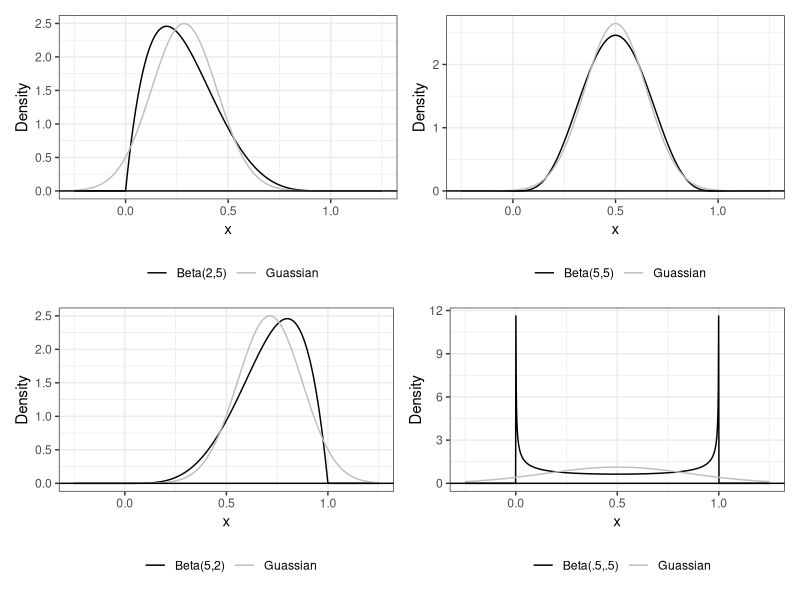
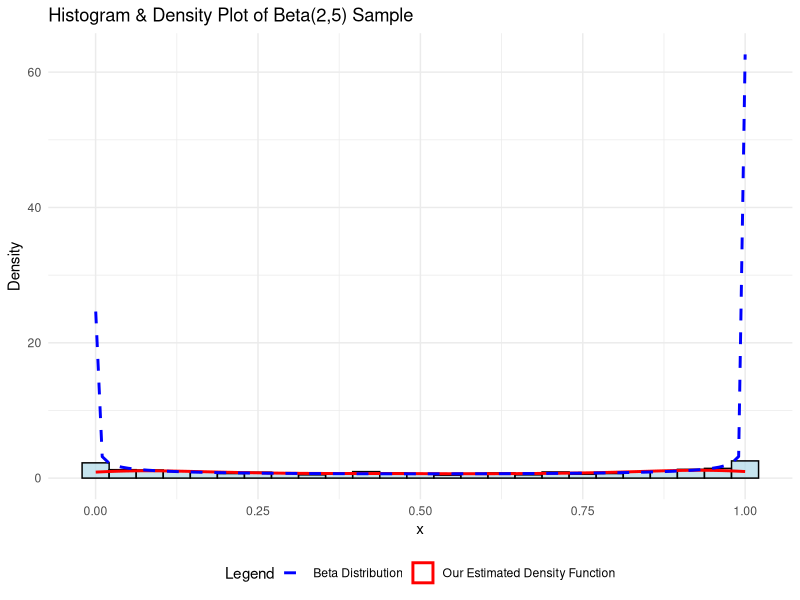
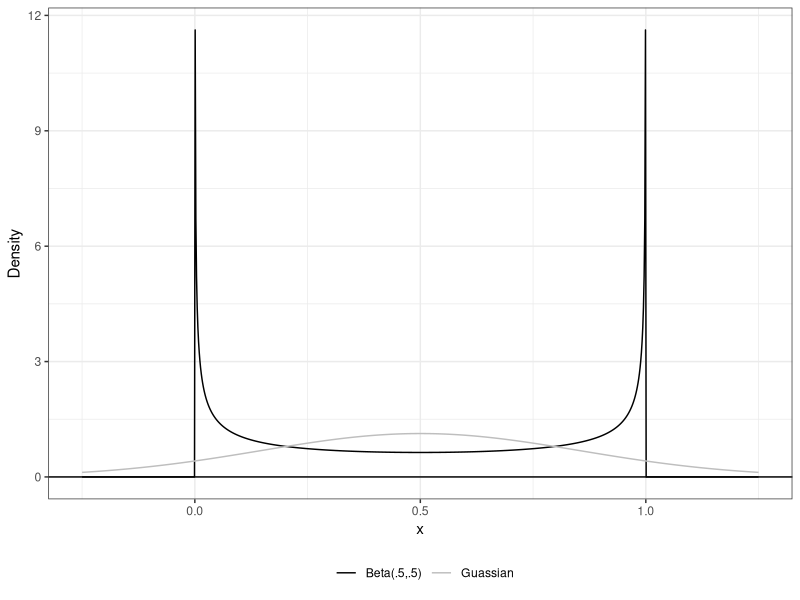
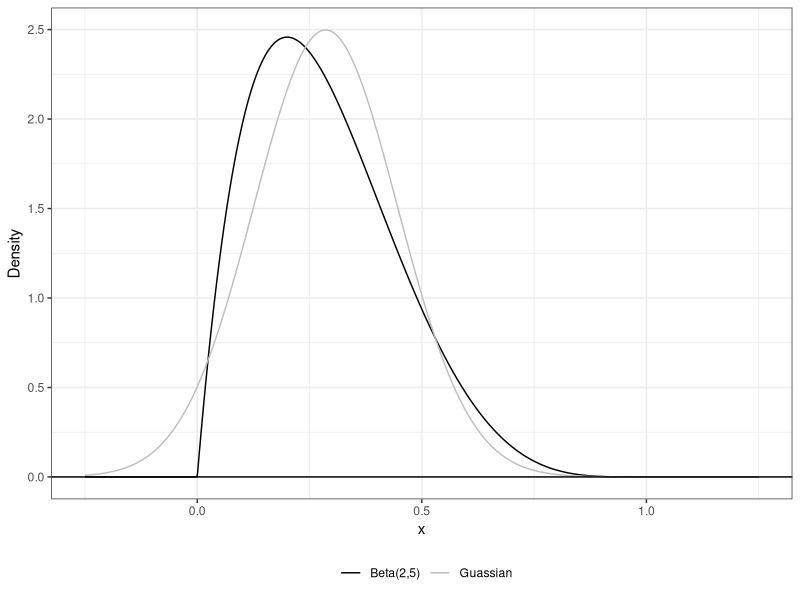
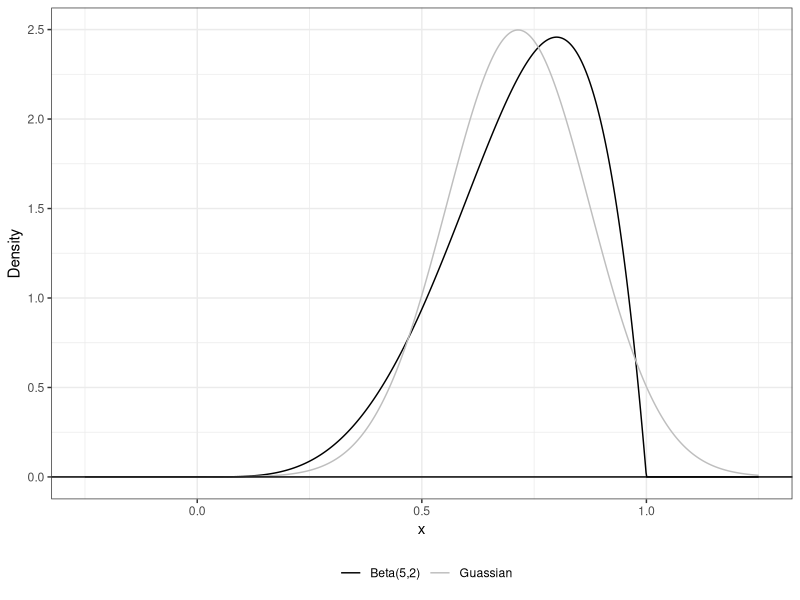
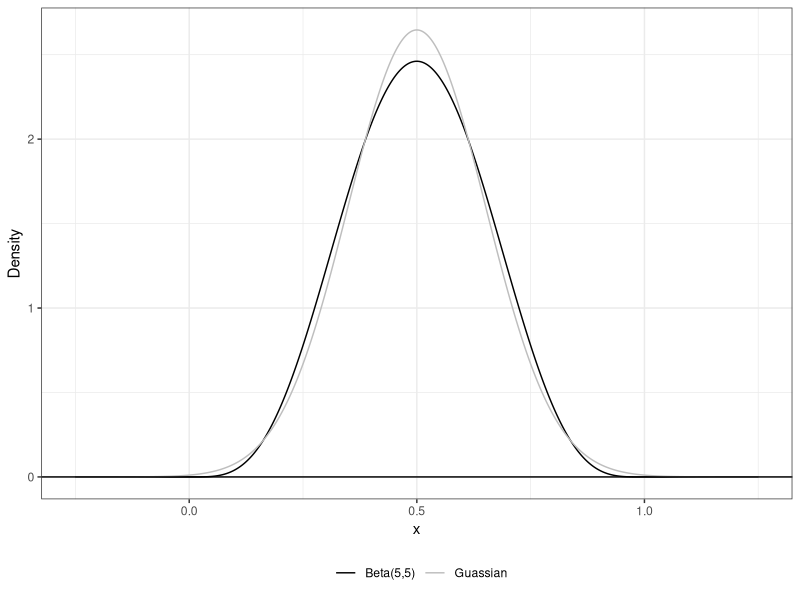

Reproduce these figures in R, in order.
##################################################################################
#LAB 7
#Jake Schneider
##################################################################################
library(tidyverse)
library(ggplot2)
library(e1071)
library(patchwork)

##################################################################################
#task one
##################################################################################
alpha <- 2
beta <- 5
q1.fig.dat <- tibble(x = seq(-0.25, 1.25, length.out=1000))|> # generate a grid of points
  mutate(beta.pdf = dbeta(x, alpha, beta),
         # compute the beta PDF
         norm.pdf = dnorm(x,
                          mean = alpha/(alpha+beta),
                          # Gaussian distribution with
                          # same mean and variance
                          sd = sqrt((alpha*beta)/((alpha+beta)^2*(alpha+beta+1)))))
plot.alpha2.beta5 <- ggplot(data= q1.fig.dat)+
  geom_line(aes(x=x, y=beta.pdf, color="Beta(2,5)")) + # plot beta dist
  geom_line(aes(x=x, y=norm.pdf, color = "Guassian")) + # plot guassian dist
  geom_hline(yintercept=0)+
  theme_bw()+
  xlab("x")+
  ylab("Density")+
  scale_color_manual("", values = c("black", "grey"))+
  theme(legend.position = "bottom")


##################################################################################
alpha <- 5
beta <- 5
q1.fig.dat <- tibble(x = seq(-0.25, 1.25, length.out=1000))|> # generate a grid of points
  mutate(beta.pdf = dbeta(x, alpha, beta),
         # compute the beta PDF
         norm.pdf = dnorm(x,
                          mean = alpha/(alpha+beta),
                          # Gaussian distribution with
                          # same mean and variance
                          sd = sqrt((alpha*beta)/((alpha+beta)^2*(alpha+beta+1)))))

plot.alpha5.beta5 <- ggplot(data= q1.fig.dat)+
  geom_line(aes(x=x, y=beta.pdf, color="Beta(5,5)")) + # plot beta dist
  geom_line(aes(x=x, y=norm.pdf, color = "Guassian")) + # plot guassian dist
    geom_hline(yintercept=0)+
  theme_bw()+
  xlab("x")+
  ylab("Density")+
  scale_color_manual("", values = c("black", "grey"))+
  theme(legend.position = "bottom")


##################################################################################
alpha <- 5
beta <- 2
q1.fig.dat <- tibble(x = seq(-0.25, 1.25, length.out=1000))|> # generate a grid of points
  mutate(beta.pdf = dbeta(x, alpha, beta),
         # compute the beta PDF
         norm.pdf = dnorm(x,
                          mean = alpha/(alpha+beta),
                          # Gaussian distribution with
                          # same mean and variance
                          sd = sqrt((alpha*beta)/((alpha+beta)^2*(alpha+beta+1)))))
plot.alpha5.beta2 <- ggplot(data= q1.fig.dat)+
  geom_line(aes(x=x, y=beta.pdf, color="Beta(5,2)")) + # plot beta dist
  geom_line(aes(x=x, y=norm.pdf, color = "Guassian")) + # plot guassian dist
  geom_hline(yintercept=0)+
  theme_bw()+
  xlab("x")+
  ylab("Density")+
  scale_color_manual("", values = c("black", "grey"))+
  theme(legend.position = "bottom")


##################################################################################
alpha <- .5
beta <- .5
q1.fig.dat <- tibble(x = seq(-0.25, 1.25, length.out=1000))|> # generate a grid of points
  mutate(beta.pdf = dbeta(x, alpha, beta),
         # compute the beta PDF
         norm.pdf = dnorm(x,
                          mean = alpha/(alpha+beta),
                          # Gaussian distribution with
                          # same mean and variance
                          sd = sqrt((alpha*beta)/((alpha+beta)^2*(alpha+beta+1)))))

plot.alpha0.5.beta0.5 <- ggplot(data= q1.fig.dat)+
  geom_line(aes(x=x, y=beta.pdf, color="Beta(.5,.5)")) + # plot beta dist
  geom_line(aes(x=x, y=norm.pdf, color = "Guassian")) + # plot guassian dist
  geom_hline(yintercept=0)+
  theme_bw()+
  xlab("x")+
  ylab("Density")+
  scale_color_manual("", values = c("black", "grey"))+
  theme(legend.position = "bottom")


#########################################################
#use patchworks to patch the plots together

combine.betas <- (plot.alpha2.beta5 + plot.alpha5.beta5)/
  (plot.alpha5.beta2 + plot.alpha0.5.beta0.5)


#########################################################
#for loop to get all of values in a table

alpha.values <- c(2, 5, 5, .5)
beta.values  <- c(5, 5, 2, .5)

beta.table <- tibble(
  Alpha = numeric(),
  Beta = numeric(),
  Mean = numeric(),
  Variance = numeric(),
  Skewness = numeric(),
  `Excess Kurtosis` = numeric()
)

for(i in 1:4){
alpha <- alpha.values[i]
beta <- beta.values[i]
  
mean.value <- (alpha/(alpha+beta))

variance.value <- ((alpha*beta)/(((alpha+beta)^2)*(alpha+beta+1)))

skewness.value <- (((2*(beta-alpha))*((alpha+beta+1)^.5))/((alpha+beta+2)*((alpha*beta)^.5)))

kurtosis.value <- (6*(((alpha - beta)^2*(alpha+beta+1))-((alpha*beta)*(alpha+beta+2))))/ 
  ((alpha*beta)*(alpha+beta+2)*(alpha+beta+3))

beta.table[i, ] <- tibble(Alpha = alpha, Beta = beta, Mean = mean.value, 
                          Variance = variance.value, Skewness = skewness.value, 
                          `Excess Kurtosis` = kurtosis.value)
}


##############################################################################################
#task two
##########################################################################################
beta.moment <- function(alpha, beta, k, centered = F){
  mean.x <- alpha/(alpha+beta)
  
  centered.moments <- integrate(function(x) (x-mean.x)^k * dbeta(x, alpha, beta),
                                lower = 0, upper =1)$value
  if(centered){
    return(centered.moments)
    
  } else{
    
    uncentered.moments <-  integrate(function(x) x^k * dbeta(x, alpha, beta), 
                                     lower = 0, upper = 1)$value
    return(uncentered.moments)
  }
}

#need to make a function that takes the beta moment
skewness <- beta.moment(2,5,3, T)/(beta.moment(2,5,2, T)^(3/2))

kurtosis <- (beta.moment(2,5,4, T)/(beta.moment(2,5,2, T)^2))-3



##########################################################################################
#Task 3
##########################################################################################
#first case
set.seed(7272) # Set seed so we all get the same results.
sample.size <- 500 # Specify sample details
alpha <- 2
beta <- 5
beta.sample <- rbeta(n = sample.size, # sample size
                     shape1 = alpha, # alpha parameter
                     shape2 = beta)


hist.den <- ggplot(data.frame(x = beta.sample), aes(x = x)) +
  geom_histogram(aes(y = ..density..), bins = 25, fill = "lightblue", color = "black", alpha = 0.7) +
  
  geom_density(aes(color = "Our Estimated Density Function"), size = 1) +  
  
  stat_function(fun = dbeta, args = list(shape1 = alpha, shape2 = beta),
                aes(color = "Beta Distribution"), linetype = "dashed", size = 1) + 
  
  scale_color_manual(name = "Legend", 
                     values = c("Our Estimated Density Function" = "red", 
                                "Beta Distribution" = "blue")) +   
  
  theme_minimal() +
  ggtitle("Histogram & Density Plot of Beta(2,5) Sample") +
  xlab("x") + ylab("Density") +
  theme(legend.position = "bottom")  


#############################################################
#second case
set.seed(7272) # Set seed so we all get the same results.
sample.size <- 500 # Specify sample details
alpha <- 5
beta <- 5
beta.sample <- rbeta(n = sample.size, # sample size
                     shape1 = alpha, # alpha parameter
                     shape2 = beta)


hist.den <- ggplot(data.frame(x = beta.sample), aes(x = x)) +
  geom_histogram(aes(y = ..density..), bins = 25, fill = "lightblue", color = "black", alpha = 0.7) +
  
  geom_density(aes(color = "Our Estimated Density Function"), size = 1) +  
  
  stat_function(fun = dbeta, args = list(shape1 = alpha, shape2 = beta),
                aes(color = "Beta Distribution"), linetype = "dashed", size = 1) + 
  
  scale_color_manual(name = "Legend", 
                     values = c("Our Estimated Density Function" = "red", 
                                "Beta Distribution" = "blue")) +   
  
  theme_minimal() +
  ggtitle("Histogram & Density Plot of Beta(2,5) Sample") +
  xlab("x") + ylab("Density") +
  theme(legend.position = "bottom")  

#############################################################
#case 3
set.seed(7272) # Set seed so we all get the same results.
sample.size <- 500 # Specify sample details
alpha <- 5
beta <- 2
beta.sample <- rbeta(n = sample.size, # sample size
                     shape1 = alpha, # alpha parameter
                     shape2 = beta)


hist.den <- ggplot(data.frame(x = beta.sample), aes(x = x)) +
  geom_histogram(aes(y = ..density..), bins = 25, fill = "lightblue", color = "black", alpha = 0.7) +
  
  geom_density(aes(color = "Our Estimated Density Function"), size = 1) +  
  
  stat_function(fun = dbeta, args = list(shape1 = alpha, shape2 = beta),
                aes(color = "Beta Distribution"), linetype = "dashed", size = 1) + 
  
  scale_color_manual(name = "Legend", 
                     values = c("Our Estimated Density Function" = "red", 
                                "Beta Distribution" = "blue")) +   
  
  theme_minimal() +
  ggtitle("Histogram & Density Plot of Beta(2,5) Sample") +
  xlab("x") + ylab("Density") +
  theme(legend.position = "bottom")  

#############################################################
#case 4
set.seed(7272) # Set seed so we all get the same results.
sample.size <- 500 # Specify sample details
alpha <- .5
beta <- .5
beta.sample <- rbeta(n = sample.size, # sample size
                     shape1 = alpha, # alpha parameter
                     shape2 = beta)


hist.den <- ggplot(data.frame(x = beta.sample), aes(x = x)) +
  geom_histogram(aes(y = ..density..), bins = 25, fill = "lightblue", color = "black", alpha = 0.7) +
  
  geom_density(aes(color = "Our Estimated Density Function"), size = 1) +  
  
  stat_function(fun = dbeta, args = list(shape1 = alpha, shape2 = beta),
                aes(color = "Beta Distribution"), linetype = "dashed", size = 1) + 
  
  scale_color_manual(name = "Legend", 
                     values = c("Our Estimated Density Function" = "red", 
                                "Beta Distribution" = "blue")) +   
  
  theme_minimal() +
  ggtitle("Histogram & Density Plot of Beta(2,5) Sample") +
  xlab("x") + ylab("Density") +
  theme(legend.position = "bottom")  


